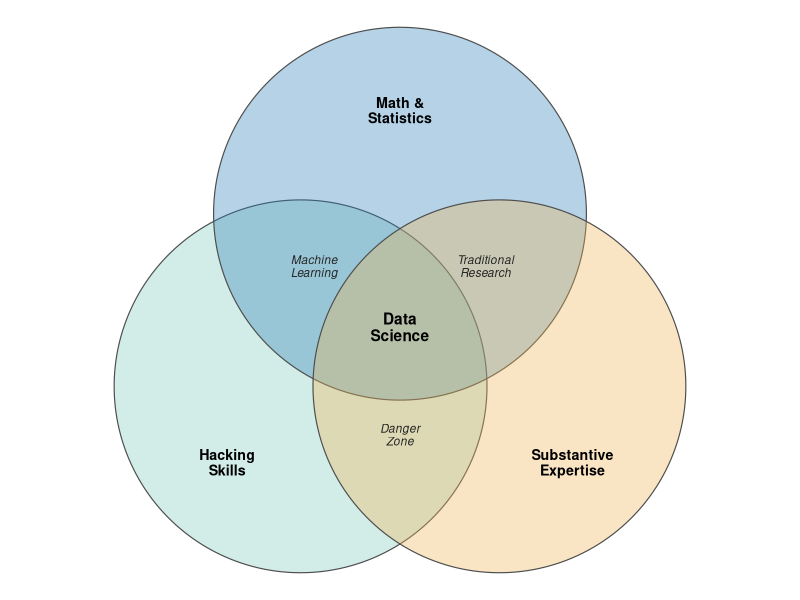
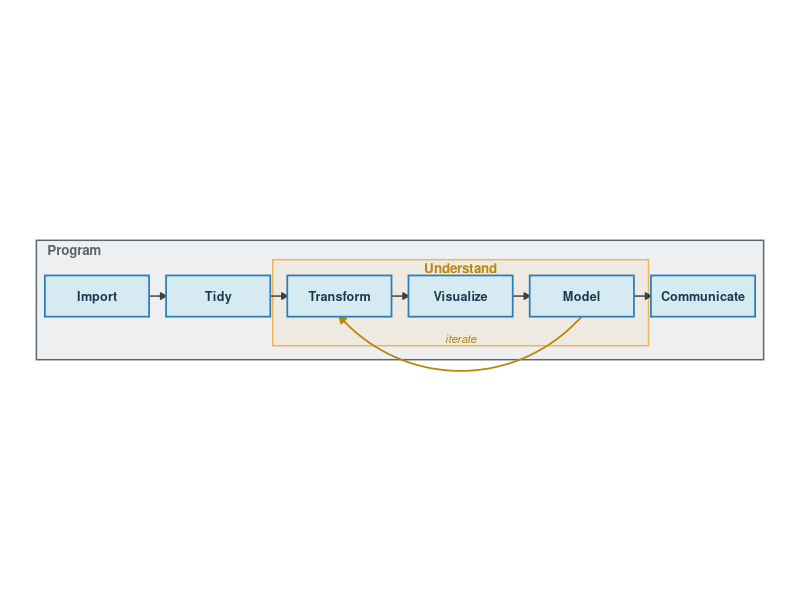
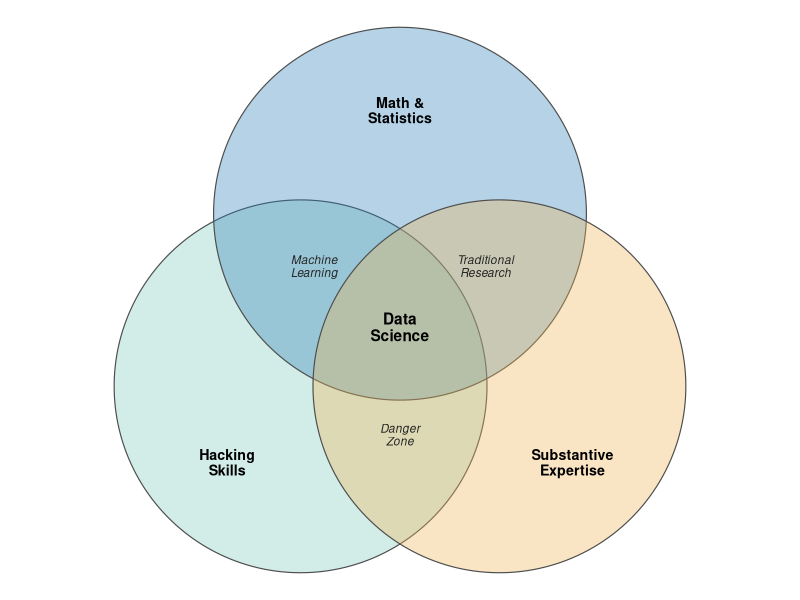

The R source for these figures, in order:
## ---- chunk 1
#| label: fig-venn
#| fig-cap: "Drew Conway's Data Science Venn Diagram (2010), redrawn. Data science sits where all three skill sets overlap. The bottom overlap – coding and domain knowledge without statistics – is what Conway named the 'danger zone'."
#| fig-alt: "A three-circle Venn diagram. The circles are labelled Math and Statistics Knowledge, Hacking Skills, and Substantive Expertise. The pairwise overlaps are labelled Machine Learning, Traditional Research, and Danger Zone, and the central overlap of all three is labelled Data Science."
#| code-fold: true
#| code-summary: "Show the code that draws the diagram"
#| warning: false
#| message: false
library(tidyverse)

unit_circle <- function(x0, y0, r = 1.35, n = 200, label) {
  t <- seq(0, 2 * pi, length.out = n)
  tibble(x = x0 + r * cos(t), y = y0 + r * sin(t), set = label)
}

circles <- bind_rows(
  unit_circle(0,     0.80,  label = "Math & Statistics"),
  unit_circle(-0.72, -0.45, label = "Hacking Skills"),
  unit_circle(0.72,  -0.45, label = "Substantive Expertise")
)

labels <- tribble(
  ~x,    ~y,    ~text,                     ~kind,
  0,     1.55,  "Math &\nStatistics",      "set",
  -1.25, -1.00, "Hacking\nSkills",         "set",
  1.25,  -1.00, "Substantive\nExpertise",  "set",
  -0.62, 0.42,  "Machine\nLearning",       "region",
  0.62,  0.42,  "Traditional\nResearch",   "region",
  0,     -0.80, "Danger\nZone",            "region",
  0,     -0.02, "Data\nScience",           "core"
)

p <- ggplot(circles, aes(x, y)) +
  geom_polygon(
    aes(fill = set, group = set),
    alpha = 0.35, colour = "grey30", linewidth = 0.4
  ) +
  geom_text(
    data = filter(labels, kind == "set"), aes(x, y, label = text),
    inherit.aes = FALSE, fontface = "bold", size = 3.6, lineheight = 0.9
  ) +
  geom_text(
    data = filter(labels, kind == "region"), aes(x, y, label = text),
    inherit.aes = FALSE, fontface = "italic", size = 3.0,
    lineheight = 0.9, colour = "grey15"
  ) +
  geom_text(
    data = filter(labels, kind == "core"), aes(x, y, label = text),
    inherit.aes = FALSE, fontface = "bold", size = 3.9, lineheight = 0.9
  ) +
  scale_fill_manual(
    values = c(
      "Math & Statistics"     = "#2C7FB8",
      "Hacking Skills"        = "#7FCDBB",
      "Substantive Expertise" = "#EDB458"
    ),
    guide = "none"
  ) +
  coord_fixed(clip = "off") +
  theme_void()

ggsave(
  here::here(
    "posts", "2026-06-24-data-scientists-ai-revolution", "conway-venn.png"
  ),
  p, width = 6.5, height = 5.5, dpi = 150, bg = "white"
)

p
## ---- chunk 2
#| label: fig-workflow
#| fig-cap: "The data science workflow from R for Data Science, redrawn. Import and tidy feed an iterative understand loop – transform, visualize, model – and the results flow out through communicate. Programming wraps the whole process."
#| fig-alt: "A flow diagram. Six boxes run left to right: Import, Tidy, Transform, Visualize, Model, Communicate, joined by arrows. A frame labelled Understand encloses Transform, Visualize and Model, with a curved arrow labelled iterate looping from Model back to Transform. A larger frame labelled Program encloses the entire diagram."
#| code-fold: true
#| code-summary: "Show the code that draws the diagram"
#| fig-width: 9
#| fig-asp: 0.22
#| out-width: "100%"
#| warning: false
#| message: false
hw <- 0.86
hh <- 0.34
y0 <- 2

boxes <- tribble(
  ~stage,        ~x,
  "Import",      1.0,
  "Tidy",        3.0,
  "Transform",   5.0,
  "Visualize",   7.0,
  "Model",       9.0,
  "Communicate", 11.0
) |>
  mutate(y = y0, xmin = x - hw, xmax = x + hw, ymin = y - hh, ymax = y + hh)

main <- boxes |>
  mutate(xend_box = lead(x)) |>
  filter(!is.na(xend_box)) |>
  transmute(x = x + hw, y = y0, xend = xend_box - hw, yend = y0)

loop <- tibble(
  x = boxes$x[boxes$stage == "Model"], y = y0 - hh,
  xend = boxes$x[boxes$stage == "Transform"], yend = y0 - hh
)

frames <- tribble(
  ~xmin, ~xmax, ~ymin, ~ymax, ~col,
  0.0,  12.0,  0.95,  2.92, "#5B6770",
  3.9,  10.1,  1.18,  2.60, "#EDB458"
)

ggplot() +
  geom_rect(
    data = frames, aes(xmin = xmin, xmax = xmax, ymin = ymin, ymax = ymax),
    fill = frames$col, alpha = 0.10, colour = frames$col, linewidth = 0.5
  ) +
  annotate("text", x = 0.18, y = 2.76, label = "Program",
           hjust = 0, fontface = "bold", size = 3.4, colour = "#5B6770") +
  annotate("text", x = 7.0, y = 2.46, label = "Understand",
           fontface = "bold", size = 3.4, colour = "#B8860B") +
  geom_segment(
    data = main, aes(x = x, y = y, xend = xend, yend = yend),
    arrow = arrow(length = unit(0.16, "cm"), type = "closed"),
    linewidth = 0.5, colour = "grey25"
  ) +
  geom_curve(
    data = loop, aes(x = x, y = y, xend = xend, yend = yend),
    curvature = -0.45, ncp = 12,
    arrow = arrow(length = unit(0.18, "cm"), type = "closed"),
    linewidth = 0.6, colour = "#B8860B"
  ) +
  annotate("text", x = 7.0, y = 1.30, label = "iterate",
           fontface = "italic", size = 2.9, colour = "#B8860B") +
  geom_rect(
    data = boxes, aes(xmin = xmin, xmax = xmax, ymin = ymin, ymax = ymax),
    fill = "#D6EAF2", colour = "#2C7FB8", linewidth = 0.6
  ) +
  geom_text(
    data = boxes, aes(x = x, y = y, label = stage),
    fontface = "bold", size = 3.2, colour = "#1b3b52"
  ) +
  coord_fixed(clip = "off") +
  theme_void()
